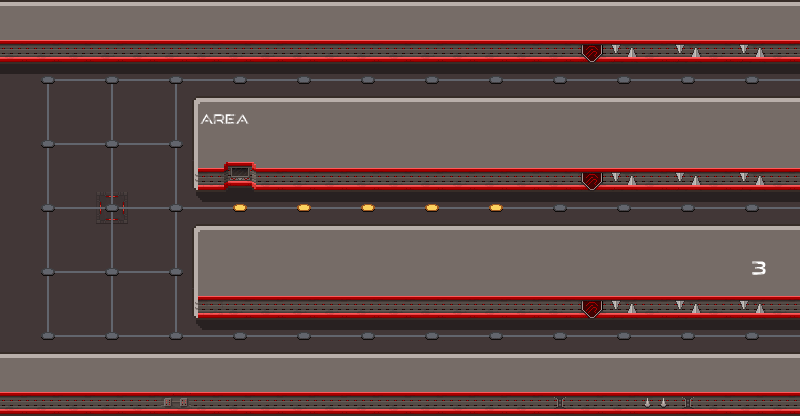

Rendered tile map (Tiled .tmx) drawn with the repository's tilesets; below, a short description and the full map source, tile grids included:
An orthogonal 25x13 tile map with 32x32 px tiles, 6 tile layers (floor, sh, wall, p, ...), 3 tilesets.

<map version="1.10" tiledversion="1.10.2" orientation="orthogonal" renderorder="right-down" width="25" height="13" tilewidth="32" tileheight="32" infinite="0" nextlayerid="7" nextobjectid="1">
 <tileset firstgid="1" source="alien_spaceship_tileset2.tsx" />
 <tileset firstgid="241" source="alien_spaceship_tileset.tsx" />
 <tileset firstgid="433" source="scifi_tileset_01.tsx" />
 <layer id="2" name="floor" width="25" height="13">
  <data encoding="csv">
141,141,141,141,141,141,141,141,141,141,141,141,141,141,141,141,141,141,141,141,141,141,141,141,141,
141,141,141,141,141,141,141,141,141,141,141,141,141,141,141,141,141,141,141,141,141,141,141,141,141,
141,141,141,141,141,141,141,141,141,141,141,141,141,141,141,141,141,141,141,141,141,141,141,141,141,
141,141,141,141,141,141,141,141,141,141,141,141,141,141,141,141,141,141,141,141,141,141,141,141,141,
141,141,141,141,141,141,141,141,141,141,141,141,141,141,141,141,141,141,141,141,141,141,141,141,141,
141,141,141,141,141,141,141,141,141,141,141,141,141,141,141,141,141,141,141,141,141,141,141,141,141,
141,141,141,183,141,141,141,141,141,141,141,141,141,141,141,141,141,141,141,141,141,141,141,141,141,
141,141,141,141,141,141,141,141,141,141,141,141,141,141,141,141,141,141,141,141,141,141,141,141,141,
141,141,141,141,141,141,141,141,141,141,141,141,141,141,141,141,141,141,141,141,141,141,141,141,141,
141,141,141,141,141,141,141,141,141,141,141,141,141,141,141,141,141,141,141,141,141,141,141,141,141,
141,141,141,141,141,141,141,141,141,141,141,141,141,141,141,141,141,141,141,141,141,141,141,141,141,
141,141,141,141,141,141,141,141,141,141,141,141,141,141,141,141,141,141,141,141,141,141,141,141,141,
141,141,141,141,141,141,141,141,141,141,141,141,141,141,141,141,141,141,141,141,141,141,141,141,141
</data>
 </layer>
 <layer id="5" name="sh" width="25" height="13" opacity="0.4">
  <data encoding="csv">
0,0,0,0,0,0,0,0,0,0,0,0,0,0,0,0,0,0,0,0,0,0,0,0,0,
0,0,0,0,0,0,0,36,0,0,0,0,0,0,0,0,0,0,0,0,0,0,0,0,0,
22,22,22,22,22,22,22,22,22,22,22,22,22,22,22,22,22,22,22,22,22,22,22,22,22,
0,0,0,0,0,0,0,0,0,0,0,0,0,0,0,0,0,0,0,0,0,0,0,0,0,
0,0,0,0,0,0,0,0,0,0,0,0,0,0,0,0,0,0,0,0,0,0,0,0,0,
0,0,0,0,0,0,0,36,0,0,0,0,0,0,0,0,0,0,0,0,0,0,0,0,0,
0,0,0,0,0,0,24,22,22,22,22,22,22,22,22,22,22,22,22,22,22,22,22,22,22,
0,0,0,0,0,0,0,0,0,0,0,0,0,0,0,0,0,0,0,0,0,0,0,0,0,
0,0,0,0,0,0,0,0,0,0,0,0,0,0,0,0,0,0,0,0,0,0,0,0,0,
0,0,0,0,0,0,0,36,0,0,0,0,0,0,0,0,0,0,0,0,0,0,0,0,0,
0,0,0,0,0,0,24,22,22,22,22,22,22,22,22,22,22,22,22,22,22,22,22,22,22,
0,0,0,0,0,0,0,0,0,0,0,0,0,0,0,0,0,0,0,0,0,0,0,0,0,
0,0,0,0,0,0,0,0,0,0,0,0,0,0,0,0,0,0,0,0,0,0,0,0,0
</data>
 </layer>
 <layer id="3" name="wall" width="25" height="13">
  <data encoding="csv">
53,53,53,53,53,53,53,53,53,53,53,53,53,53,53,53,53,53,53,53,53,53,53,53,53,
111,111,111,111,111,111,111,111,111,111,111,111,111,111,111,111,111,111,116,106,111,106,111,106,111,
0,0,0,0,0,0,0,0,0,0,0,0,0,0,0,0,0,0,0,0,0,0,0,0,0,
0,0,0,0,0,0,34,53,53,53,53,53,53,53,53,53,53,53,53,53,53,53,53,53,53,
0,0,0,0,0,0,44,1,1,1,1,1,1,1,1,1,1,1,1,1,1,1,1,1,1,
0,0,0,0,0,0,14,113,111,111,111,111,111,111,111,111,111,111,116,106,111,106,111,106,111,
0,0,0,0,0,0,0,0,0,0,0,0,0,0,0,0,0,0,0,0,0,0,0,0,0,
0,0,0,0,0,0,34,53,53,53,53,53,53,53,53,53,53,53,53,53,53,53,53,53,53,
0,0,0,0,0,0,44,1,1,1,1,1,1,1,1,1,1,1,1,1,1,1,1,1,1,
0,0,0,0,0,0,14,111,111,111,111,111,111,111,111,111,111,111,116,106,111,106,111,106,111,
0,0,0,0,0,0,0,0,0,0,0,0,0,0,0,0,0,0,0,0,0,0,0,0,0,
53,53,53,53,53,53,53,53,53,53,53,53,53,53,53,53,53,53,53,53,53,53,53,53,53,
111,111,111,111,111,108,111,111,111,111,111,111,111,111,111,111,111,104,111,111,103,104,111,111,111
</data>
 </layer>
 <layer id="6" name="p" width="25" height="13">
  <data encoding="csv">
0,0,0,0,0,0,0,0,0,0,0,0,0,0,0,0,0,0,0,0,0,0,0,0,0,
0,0,0,0,0,0,0,0,0,0,0,0,0,0,0,0,0,0,0,0,0,0,0,0,0,
0,0,0,0,0,0,0,0,0,0,0,0,0,0,0,0,0,0,0,0,0,0,0,0,0,
0,0,0,0,0,0,583,584,0,0,0,0,0,0,0,0,0,0,0,0,0,0,0,0,0,
0,0,0,0,0,0,0,0,0,0,0,0,0,0,0,0,0,0,0,0,0,0,0,0,0,
0,0,0,0,0,0,0,0,0,0,0,0,0,0,0,0,0,0,0,0,0,0,0,0,0,
0,0,0,0,0,0,0,0,0,0,0,0,0,0,0,0,0,0,0,0,0,0,0,0,0,
0,0,0,0,0,0,0,0,0,0,0,0,0,0,0,0,0,0,0,0,0,0,0,0,0,
0,0,0,0,0,0,0,0,0,0,0,0,0,0,0,0,0,0,0,0,0,0,0,588,0,
0,0,0,0,0,0,0,0,0,0,0,0,0,0,0,0,0,0,0,0,0,0,0,0,0,
0,0,0,0,0,0,0,0,0,0,0,0,0,0,0,0,0,0,0,0,0,0,0,0,0,
0,0,0,0,0,0,0,0,0,0,0,0,0,0,0,0,0,0,0,0,0,0,0,0,0,
0,0,0,0,0,0,0,0,0,0,0,0,0,0,0,0,0,0,0,0,0,0,0,0,0
</data>
 </layer>
 <layer id="4" name="line" width="25" height="13">
  <data encoding="csv">
0,0,0,0,0,0,0,0,0,0,0,0,0,0,0,0,0,0,0,0,0,0,0,0,0,
0,0,0,0,0,0,0,0,0,0,0,0,0,0,0,0,0,0,0,0,0,0,0,0,0,
0,2684354720,2684354739,3221225631,2684354739,3221225631,1610612915,1610612915,1610612915,1610612915,1610612915,1610612915,1610612915,1610612915,1610612915,1610612915,1610612915,1610612915,1610612915,1610612915,1610612915,1610612915,1610612915,2684354739,2684354739,
0,179,0,179,0,3221225651,0,0,0,0,0,0,0,0,0,0,0,0,0,0,0,0,0,0,0,
0,2684354719,2684354739,169,2684354739,1610612895,0,0,0,0,0,0,0,0,0,0,0,0,0,0,0,0,0,0,0,
0,179,0,179,0,3221225651,0,0,0,0,0,0,0,0,0,0,0,0,0,0,0,0,0,0,0,
0,2684354719,2684354739,169,2684354739,169,1610612915,1610612915,1610612915,1610612915,1610612915,1610612915,1610612915,1610612915,1610612915,1610612915,1610612915,1610612915,1610612915,1610612915,1610612915,1610612915,1610612915,2684354739,2684354739,
0,179,0,179,0,3221225651,0,0,0,0,0,0,0,0,0,0,0,0,0,0,0,0,0,0,0,
0,2684354719,2684354739,169,2684354739,1610612895,0,0,0,0,0,0,0,0,0,0,0,0,0,0,0,0,0,0,0,
0,179,0,179,0,3221225651,0,0,0,0,0,0,0,0,0,0,0,0,0,0,0,0,0,0,0,
0,160,2684354739,159,2684354739,159,1610612915,1610612915,1610612915,1610612915,1610612915,1610612915,1610612915,1610612915,1610612915,1610612915,1610612915,1610612915,1610612915,1610612915,1610612915,1610612915,1610612915,2684354739,2684354739,
0,0,0,0,0,0,0,0,0,0,0,0,0,0,0,0,0,0,0,0,0,0,0,0,0,
0,0,0,0,0,0,0,0,0,0,0,0,0,0,0,0,0,0,0,0,0,0,0,0,0
</data>
 </layer>
 <layer id="1" name="point" width="25" height="13">
  <data encoding="csv">
0,0,0,0,0,0,0,0,0,0,0,0,0,0,0,0,0,0,0,0,0,0,0,0,0,
0,0,0,0,0,0,0,0,0,0,0,0,0,0,0,0,0,0,0,0,0,0,0,0,0,
0,168,0,168,0,168,0,168,0,168,0,168,0,168,0,168,0,168,0,168,0,168,0,168,0,
0,0,0,0,0,0,0,0,0,0,0,0,0,0,0,0,0,0,0,0,0,0,0,0,0,
0,168,0,168,0,168,0,0,0,0,0,0,0,0,0,0,0,0,0,0,0,0,0,0,0,
0,0,0,0,0,0,0,0,0,0,0,0,0,0,0,0,0,0,0,0,0,0,0,0,0,
0,168,0,168,0,168,0,158,0,158,0,158,0,158,0,158,0,168,0,168,0,168,0,168,0,
0,0,0,0,0,0,0,0,0,0,0,0,0,0,0,0,0,0,0,0,0,0,0,0,0,
0,168,0,168,0,168,0,0,0,0,0,0,0,0,0,0,0,0,0,0,0,0,0,0,0,
0,0,0,0,0,0,0,0,0,0,0,0,0,0,0,0,0,0,0,0,0,0,0,0,0,
0,168,0,168,0,168,0,168,0,168,0,168,0,168,0,168,0,168,0,168,0,168,0,168,0,
0,0,0,0,0,0,0,0,0,0,0,0,0,0,0,0,0,0,0,0,0,0,0,0,0,
0,0,0,0,0,0,0,0,0,0,0,0,0,0,0,0,0,0,0,0,0,0,0,0,0
</data>
 </layer>
</map>
